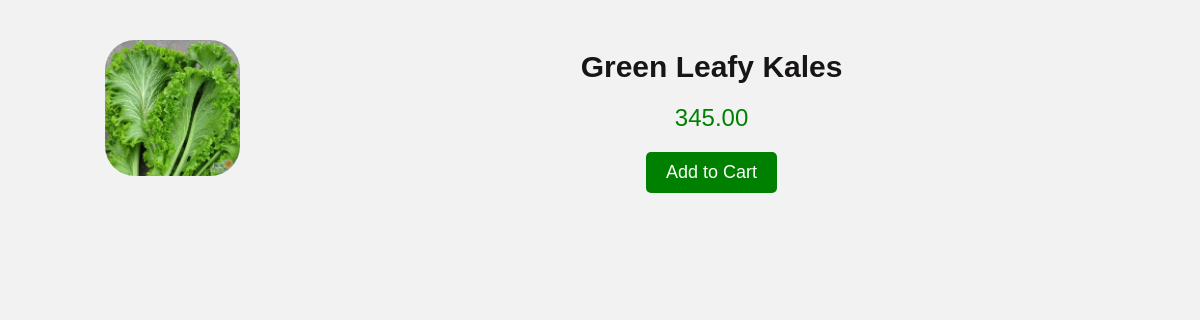
The page /inventory/products/5/ on the database its author committed.
### inventory/models.py (models this page shows)
class Product(models.Model):
    vendor_relations = models.ForeignKey(Vendor, null=True, on_delete=models.CASCADE)
    name=models.CharField(max_length=32)
    price=models.DecimalField(max_digits=8,decimal_places=2)
    description=models.TextField()
    image=models.ImageField()
    date_created=models.DateTimeField(auto_now_add=True)
    date_updated=models.DateTimeField(auto_now=True)
    stock=models.PositiveIntegerField()

### inventory/views.py (the view)
# urls.py: path("products/<int:id>/", product_detail_view, name="product_detail_view"),
def product_detail_view(request, id):
      product = Product.objects.get(id=id)
      return render(request, "inventory/product_detail.html", {"product":product})

### templates/inventory/product_detail.html (shortened to what this page needs)
<!DOCTYPE html>
<html lang="en">
<head>
</head>
<body>
    <div class="detail">
    <div class="topDetail">
    <img src="{{product.image.url}}" alt="">
</div>
   <div class="bottomDetail">
    <p>{{product.description}}</p>
    <span>{{product.price}}</span>
    <button>Add to Cart</button>
</div>
</div>
</body>
</html>

### templates/inventory/product_detail.html (style rules this page uses)
body { font-family: Arial, sans-serif; background-color: #f2f2f2; margin: 0; padding: 20px; }
img { max-width: 40%; border-radius: 30px; height: auto; margin-left: 25%; margin-bottom: 10px; }
p { color: #181515; font-weight: bold; margin-bottom: 20px; text-align: center; font-size: 30px; }
span { display: block; text-align: center; font-size: 24px; color: #008000; margin-bottom: 20px; }
button { display: block; margin: 0 auto; padding: 10px 20px; background-color: #008000; color: #fff; font-size: 18px; border: none; border-radius: 5px; cursor: pointer; transition: background-color 0.3s ease; }
.detail { display: flex; flex-direction: row; justify-content: space-between; }
.bottomDetail { margin-right: 10%; width: 100%; }

### rows shown on the page
Product: image (picture), description "Green Leafy Kales", price "345.00"
